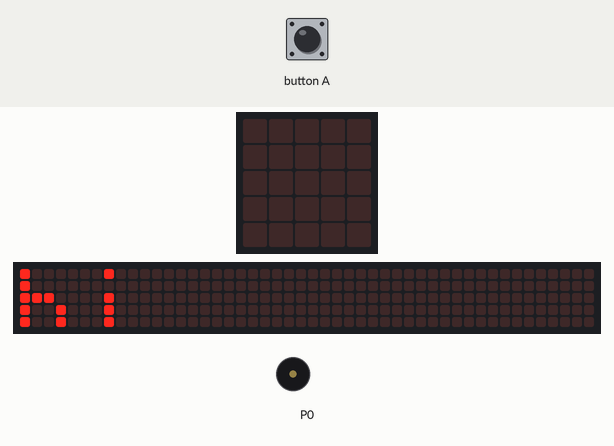
This program was run on a simulated BBC micro:bit (MakeCode). On the bench: the board's 5×5 LED display, a strip that is not on the board, showing the scrolling text unrolled, buzzer (waves = sounding). Inputs (shaded band) come from the test bench. The 48×5 strip is a reading aid, not a part: it shows the text the display is scrolling, unrolled, one strip-width of it at a time.

Above: at 2.0 s.
4.9 s: button A pressed for 0.15 s
At 8.5 s:
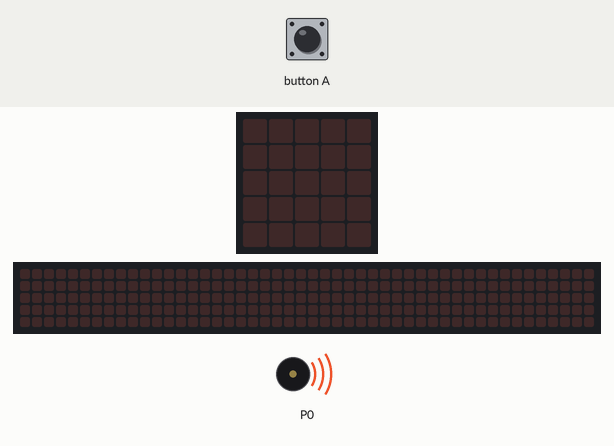
At 10.2 s:
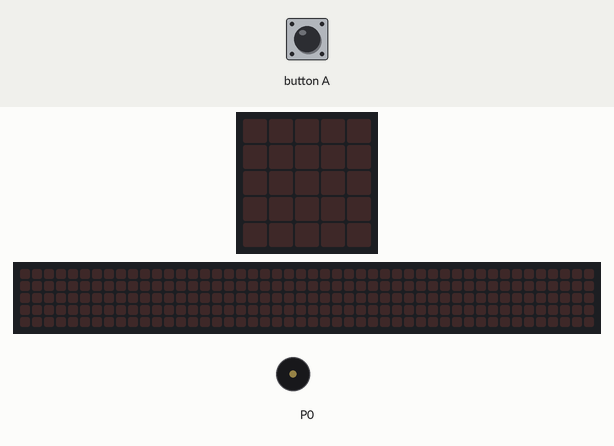
Timing chart, 0 to 11.6 s (numbered marks = the images above; inputs shaded):
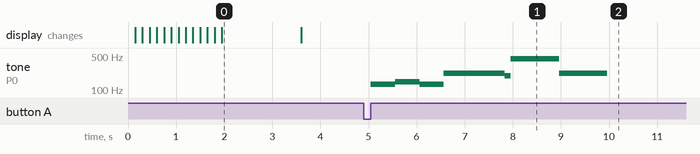

Measured:
- after the input at 4.9 s, tone on P0: plays 131 Hz for 0.51 s, 147 Hz for 0.51 s, 131 Hz for 0.51 s, 220 Hz for 1.3 s, 196 Hz for 0.13 s, 440 Hz for 1.0 s … (7 notes in this stretch), starting after 0.15 s
- what the display in image 0 shows lasts 1.6 s, from 2.0 s to 3.6 s

The program:

main.ts
```typescript
input.onButtonPressed(Button.A, function () {
    music.playTone(131, music.beat(BeatFraction.Whole))
    music.playTone(147, music.beat(BeatFraction.Whole))
    music.playTone(131, music.beat(BeatFraction.Whole))
    music.playTone(220, music.beat(BeatFraction.Whole))
    music.playTone(220, music.beat(BeatFraction.Whole))
    music.playTone(220, music.beat(BeatFraction.Half))
    music.playTone(196, music.beat(BeatFraction.Quarter))
    music.playTone(440, music.beat(BeatFraction.Double))
    music.playTone(220, music.beat(BeatFraction.Double))
})
input.onGesture(Gesture.Shake, function () {

})
basic.showString("hi ")
```

test.ts
```typescript
// les tests vont ici ; cela ne sera pas compilé si ce paquet est utilisé en tant qu'extension.
```
